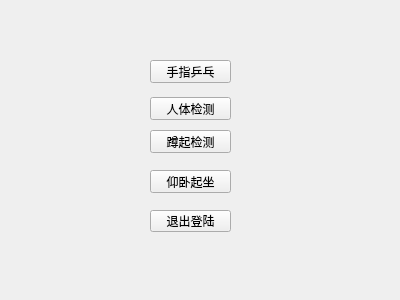
<?xml version="1.0" encoding="UTF-8"?>
<ui version="4.0">
 <class>Form</class>
 <widget class="QWidget" name="Form">
  <property name="geometry">
   <rect>
    <x>0</x>
    <y>0</y>
    <width>400</width>
    <height>300</height>
   </rect>
  </property>
  <property name="windowTitle">
   <string>Form</string>
  </property>
  <widget class="QPushButton" name="button_person_draw">
   <property name="geometry">
    <rect>
     <x>150</x>
     <y>97</y>
     <width>81</width>
     <height>23</height>
    </rect>
   </property>
   <property name="text">
    <string>人体检测</string>
   </property>
  </widget>
  <widget class="QPushButton" name="button_finger_game">
   <property name="geometry">
    <rect>
     <x>150</x>
     <y>60</y>
     <width>81</width>
     <height>23</height>
    </rect>
   </property>
   <property name="text">
    <string>手指乒乓</string>
   </property>
  </widget>
  <widget class="QPushButton" name="button_sitdowns">
   <property name="geometry">
    <rect>
     <x>150</x>
     <y>130</y>
     <width>81</width>
     <height>23</height>
    </rect>
   </property>
   <property name="text">
    <string>蹲起检测</string>
   </property>
  </widget>
  <widget class="QPushButton" name="button_situps">
   <property name="geometry">
    <rect>
     <x>150</x>
     <y>170</y>
     <width>81</width>
     <height>23</height>
    </rect>
   </property>
   <property name="text">
    <string>仰卧起坐</string>
   </property>
  </widget>
  <widget class="QPushButton" name="button_close">
   <property name="geometry">
    <rect>
     <x>150</x>
     <y>210</y>
     <width>81</width>
     <height>22</height>
    </rect>
   </property>
   <property name="text">
    <string>退出登陆</string>
   </property>
  </widget>
 </widget>
 <resources/>
 <connections/>
</ui>
